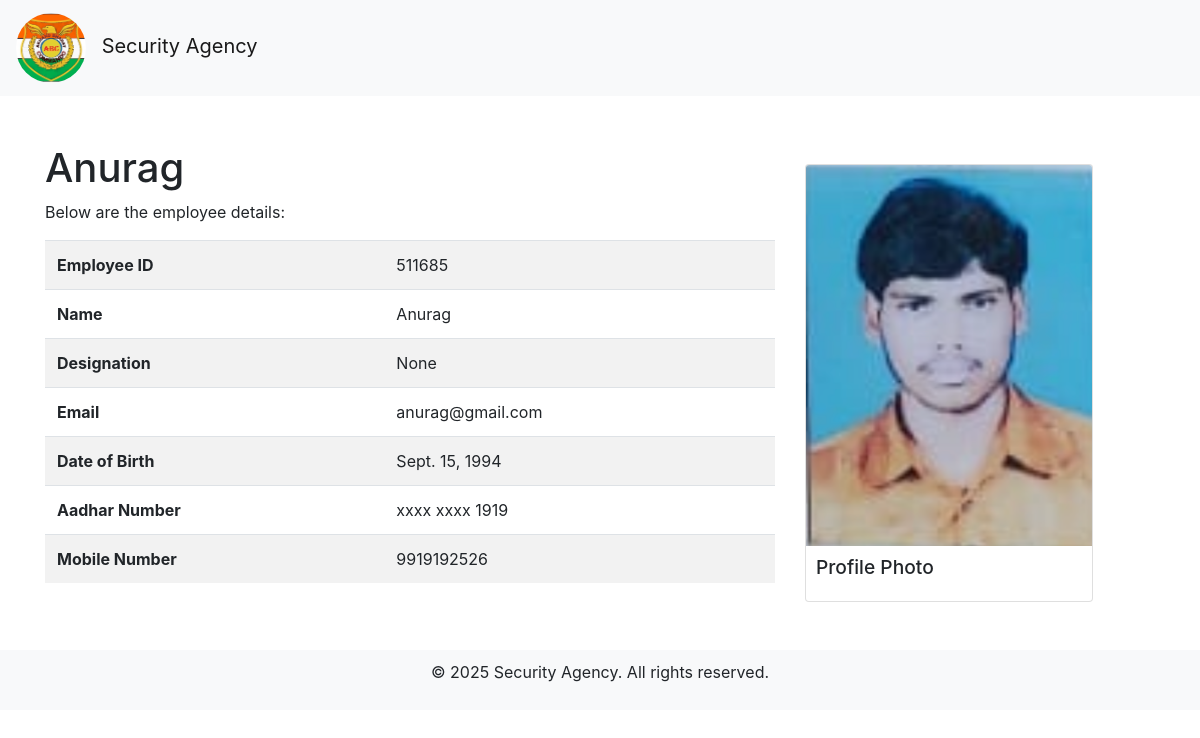
/details/511685/, run on an earlier commit of the app's database.
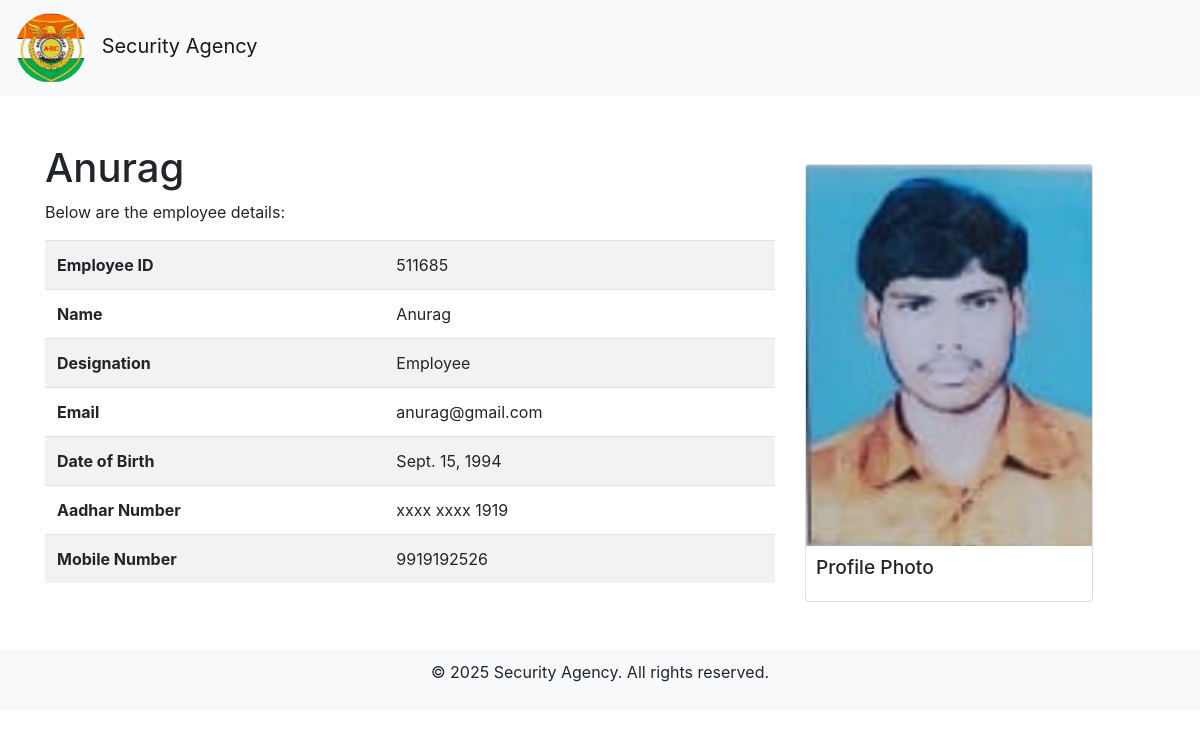
And on a later commit of the database.
### employee/models.py (models this page shows, shortened)
class Employee(models.Model):
    employee_id = models.CharField(max_length=10, primary_key=True, blank=True)  # Use employee ID as primary key
    email = models.EmailField(unique=True)
    password = models.CharField(max_length=128)  # Store hashed passwords
    name = models.CharField(max_length=100)  # Example field for employee name
    designation = models.CharField(max_length=100, blank=True, null=True)
    dob = models.DateField()
    aadhar_number = models.CharField(max_length=12, unique=True, blank=True, null=True)  # New field for Aadhar number
    mobile_number = models.CharField(max_length=10, blank=True, null=True)  # New field for mobile number
    qr_code_data = models.BinaryField(blank=True, null=True)  # Store QR code as binary data
    photo = models.ImageField(upload_to='employee_photos/', blank=True, null=True)
    @property
    def masked_aadhar_number(self):
        return f"xxxx xxxx {self.aadhar_number[-4:]}"

### Guarder/views.py (the view)
# urls.py: path('details/<str:employee_id>/', views.details, name='details'),
def details(request, employee_id):
    employee = get_object_or_404(Employee, employee_id=employee_id)
    return render(request, 'details.html', {'employee': employee})

### templates/details.html (shortened to what this page needs)
<!DOCTYPE html>
{% load static %}
<html lang="en">
<head>
    <link rel="stylesheet" href="https://stackpath.bootstrapcdn.com/bootstrap/4.5.2/css/bootstrap.min.css">
    <link rel="stylesheet" href="{% static 'css/styles.css' %}">
</head>
<body id="index">
<nav class="navbar navbar-expand-lg navbar-light bg-light">
    <a class="navbar-brand" href="/">
        <img src="{% static 'images/logo.jpeg' %}" alt="Logo" class="site-logo" href="/">
        Security Agency
    </a>
</nav>
<div class="container mt-5">
    <div class="row">
        <div class="col-md-8">
            <h1>Anurag</h1>
            <p>Below are the employee details:</p>
            <table class="table table-striped">
                <tbody>
                    <tr>
                        <th>Employee ID</th>
                        <td>{{ employee.employee_id }}</td>
                    </tr>
                    <tr>
                        <th>Name</th>
                        <td>{{ employee.name }}</td>
                    </tr>
                    <tr>
                        <th>Designation</th>
                        <td>{{ employee.designation }}</td>
                    </tr>
                    <tr>
                        <th>Email</th>
                        <td>{{ employee.email }}</td>
                    </tr>
                    <tr>
                        <th>Date of Birth</th>
                        <td>{{ employee.dob }}</td>
                    </tr>
                    <tr>
                        <th>Aadhar Number</th>
                        <td>{{ employee.masked_aadhar_number }}</td>
                    </tr>
                    <tr>
                        <th>Mobile Number</th>
                        <td>{{ employee.mobile_number }}</td>
                    </tr>
                </tbody>
            </table>
        </div>
        <div class="col-md-4">
            <div class="card" style="width: 18rem;">
                <img src="{{ employee.photo.url }}" class="card-img-top" alt="Profile Photo" style="max-width: 100%; height: auto;">
                <div class="card-body">
                    <h5 class="card-title">Profile Photo</h5>
                </div>
            </div>
        </div>
    </div>
</div>
<footer class="text-center mt-5 mb-3">
    <p>&copy; 2025 Security Agency. All rights reserved.</p>
</footer>
</body>
</html>

### static/css/styles.css (style rules this page uses)
.site-logo { width: 70px; height: 70px; border-radius: 50%; margin-right: 10px; object-fit: cover; }
footer { background-color: #f8f9fa; padding: 10px 0; }
:root { --primary-color: #4EA685; --secondary-color: #57B894; --black: #000000; --white: #ffffff; --gray: #efefef; --gray-2: #757575; --facebook-color: #4267B2; --google-color: #DB4437; --twitter-color: #1DA1F2; --insta-color: #E1306C; }

What changed in the data, as far as the page shows it:
changed Employee "Anurag": designation "None" → "Employee"
